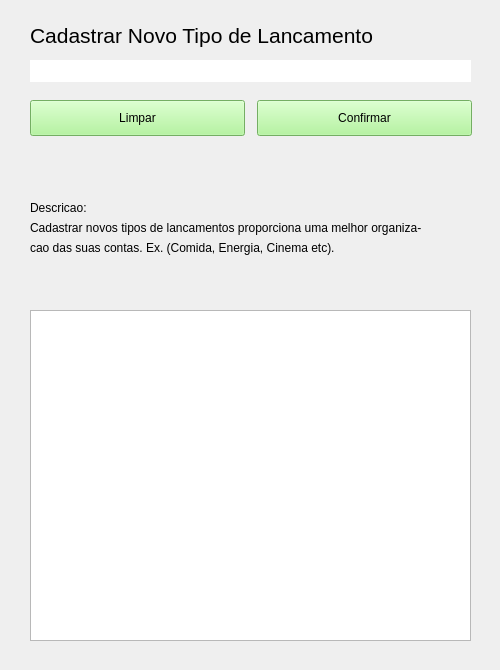
<?xml version="1.0" encoding="UTF-8"?>
<ui version="4.0">
 <class>WNewReleaseType</class>
 <widget class="QWidget" name="WNewReleaseType">
  <property name="geometry">
   <rect>
    <x>0</x>
    <y>0</y>
    <width>500</width>
    <height>670</height>
   </rect>
  </property>
  <property name="minimumSize">
   <size>
    <width>500</width>
    <height>670</height>
   </size>
  </property>
  <property name="maximumSize">
   <size>
    <width>500</width>
    <height>670</height>
   </size>
  </property>
  <property name="windowTitle">
   <string>Form</string>
  </property>
  <widget class="QLabel" name="Description_2">
   <property name="geometry">
    <rect>
     <x>30</x>
     <y>220</y>
     <width>441</width>
     <height>16</height>
    </rect>
   </property>
   <property name="text">
    <string>Cadastrar novos tipos de lancamentos proporciona uma melhor organiza-</string>
   </property>
  </widget>
  <widget class="QLabel" name="Description">
   <property name="geometry">
    <rect>
     <x>30</x>
     <y>200</y>
     <width>441</width>
     <height>16</height>
    </rect>
   </property>
   <property name="text">
    <string>Descricao:</string>
   </property>
  </widget>
  <widget class="QLabel" name="Title">
   <property name="geometry">
    <rect>
     <x>30</x>
     <y>20</y>
     <width>371</width>
     <height>31</height>
    </rect>
   </property>
   <property name="styleSheet">
    <string notr="true">font: 16pt;</string>
   </property>
   <property name="text">
    <string>Cadastrar Novo Tipo de Lancamento</string>
   </property>
  </widget>
  <widget class="QPushButton" name="Clean">
   <property name="geometry">
    <rect>
     <x>30</x>
     <y>100</y>
     <width>215</width>
     <height>36</height>
    </rect>
   </property>
   <property name="styleSheet">
    <string notr="true">#Clean
{
    background-color: #a3f48a;
    color: black;
    font-size: 12px;
}</string>
   </property>
   <property name="text">
    <string>Limpar</string>
   </property>
  </widget>
  <widget class="QLineEdit" name="Name">
   <property name="geometry">
    <rect>
     <x>30</x>
     <y>60</y>
     <width>441</width>
     <height>22</height>
    </rect>
   </property>
   <property name="styleSheet">
    <string notr="true">#Name
{
	color: #565656;
	border: none;
}</string>
   </property>
   <property name="text">
    <string/>
   </property>
  </widget>
  <widget class="QPushButton" name="Confirm">
   <property name="geometry">
    <rect>
     <x>257</x>
     <y>100</y>
     <width>215</width>
     <height>36</height>
    </rect>
   </property>
   <property name="styleSheet">
    <string notr="true">#Confirm
{
    background-color: #a3f48a;
    color: black;
    font-size: 12px;
}</string>
   </property>
   <property name="text">
    <string>Confirmar</string>
   </property>
  </widget>
  <widget class="QLabel" name="Description_3">
   <property name="geometry">
    <rect>
     <x>30</x>
     <y>240</y>
     <width>441</width>
     <height>16</height>
    </rect>
   </property>
   <property name="text">
    <string>cao das suas contas. Ex. (Comida, Energia, Cinema etc).</string>
   </property>
  </widget>
  <widget class="QLabel" name="Erro">
   <property name="geometry">
    <rect>
     <x>30</x>
     <y>160</y>
     <width>441</width>
     <height>16</height>
    </rect>
   </property>
   <property name="styleSheet">
    <string notr="true">#Erro
{
	color: red;
}</string>
   </property>
   <property name="text">
    <string/>
   </property>
  </widget>
  <widget class="QTableWidget" name="TypeList">
   <property name="geometry">
    <rect>
     <x>30</x>
     <y>310</y>
     <width>441</width>
     <height>331</height>
    </rect>
   </property>
   <property name="minimumSize">
    <size>
     <width>441</width>
     <height>0</height>
    </size>
   </property>
   <property name="sizeIncrement">
    <size>
     <width>441</width>
     <height>0</height>
    </size>
   </property>
   <property name="baseSize">
    <size>
     <width>441</width>
     <height>0</height>
    </size>
   </property>
  </widget>
 </widget>
 <resources/>
 <connections/>
</ui>
